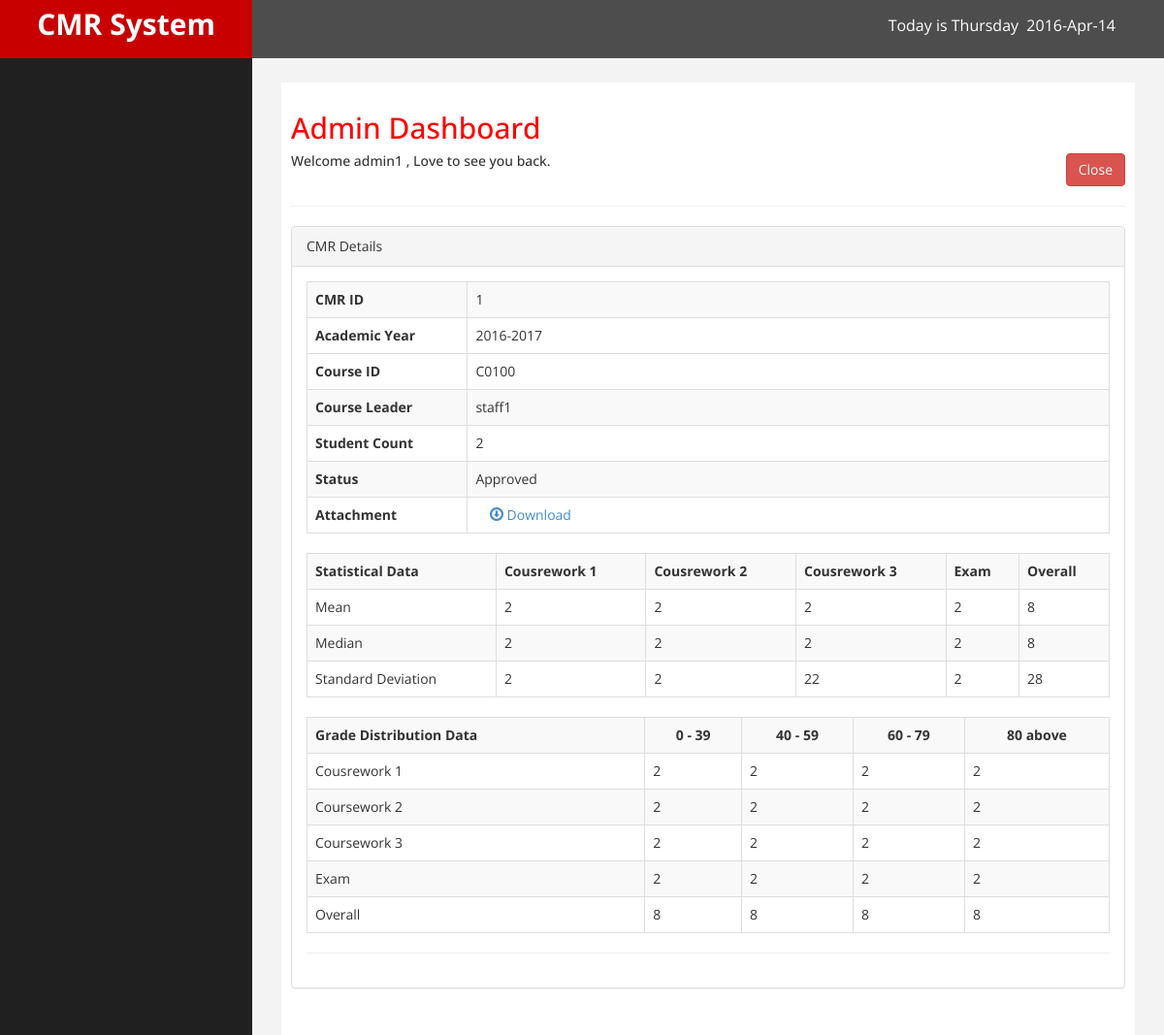
/ccmrdetails.php?id=1 (signed in), run on the app's committed database.
### tables this page shows
CREATE TABLE IF NOT EXISTS `cmrtbl` (
  `cmrID` int(11) NOT NULL AUTO_INCREMENT,
  `assignid` int(50) DEFAULT NULL,
  `studentcount` int(11) NOT NULL,
  `status` varchar(50) NOT NULL DEFAULT 'CREATED',
  `approvedate` date DEFAULT NULL,
  `duedate` date DEFAULT NULL,
  `meancw1` decimal(11,0) NOT NULL,
  `meancw2` decimal(11,0) NOT NULL,
  `meancw3` decimal(11,0) NOT NULL,
  `meanexam` decimal(11,0) NOT NULL,
  `mediancw1` decimal(11,0) NOT NULL,
  `mediancw2` decimal(11,0) NOT NULL,
  `mediancw3` decimal(11,0) NOT NULL,
  `medianexam` decimal(11,0) NOT NULL,
  `sdcw1` decimal(11,0) NOT NULL,
  `sdcw2` decimal(11,0) NOT NULL,
  `sdcw3` decimal(11,0) NOT NULL,
  `sdexam` decimal(11,0) NOT NULL,
  `cw1039` decimal(11,0) NOT NULL,
  `cw14059` decimal(11,0) NOT NULL,
  `cw16079` decimal(11,0) NOT NULL,
  `cw180above` decimal(11,0) NOT NULL,
  `cw2039` decimal(11,0) NOT NULL,
  `cw24059` decimal(11,0) NOT NULL,
  `cw26079` decimal(11,0) NOT NULL,
  `cw280above` decimal(11,0) NOT NULL,
  `cw3039` decimal(11,0) NOT NULL,
  `cw34059` decimal(11,0) NOT NULL,
  `cw36079` decimal(11,0) NOT NULL,
  `cw380above` decimal(11,0) NOT NULL,
  `exam039` decimal(11,0) NOT NULL,
  `exam4059` decimal(11,0) NOT NULL,
  `exam6079` decimal(11,0) NOT NULL,
  `exam80above` decimal(11,0) NOT NULL,
  `filename` varchar(250) NOT NULL,
  `path` varchar(250) NOT NULL,
  `size` int(11) NOT NULL,
  PRIMARY KEY (`cmrID`),
  KEY `assign_fk` (`assignid`)
);

CREATE TABLE IF NOT EXISTS `academicyear` (
  `acyearID` int(11) NOT NULL AUTO_INCREMENT,
  `Year` varchar(50) NOT NULL,
  PRIMARY KEY (`acyearID`)
);

CREATE TABLE IF NOT EXISTS `assigntbl` (
  `assignid` int(11) NOT NULL AUTO_INCREMENT,
  `courseid` varchar(50) DEFAULT NULL,
  `academicyear` varchar(50) NOT NULL,
  `courseleader` int(50) DEFAULT NULL,
  `coursemoderator` int(50) DEFAULT NULL,
  PRIMARY KEY (`assignid`),
  KEY `course_fka` (`courseid`),
  KEY `userfk_cl` (`courseleader`),
  KEY `userfk_cm` (`coursemoderator`),
  KEY `academicyear` (`academicyear`)
);

CREATE TABLE IF NOT EXISTS `userstbl` (
  `userid` int(11) NOT NULL AUTO_INCREMENT,
  `username` varchar(100) NOT NULL,
  `password` varchar(100) NOT NULL,
  `roleid` int(100) NOT NULL,
  `email` varchar(225) NOT NULL,
  `id` int(11) NOT NULL,
  PRIMARY KEY (`userid`),
  UNIQUE KEY `username` (`username`),
  UNIQUE KEY `email` (`email`),
  KEY `fk_roleid` (`roleid`)
);

### ccmrdetails.php (the view, shortened to what this page needs)
<?php
	include("connect.php");
?>
<!DOCTYPE html>
<html xmlns="http://www.w3.org/1999/xhtml">
<head>
    <link href="assets/css/bootstrap.css" rel="stylesheet" />
    <link href="assets/css/font-awesome.css" rel="stylesheet" />
    <link href="assets/js/morris/morris-0.4.3.min.css" rel="stylesheet" />
    <link href="assets/css/custom.css" rel="stylesheet" />
</head>
<body>
    <div id="wrapper">
        <nav class="navbar navbar-default navbar-cls-top " role="navigation" style="margin-bottom: 0">
            <div class="navbar-header">
                <a class="navbar-brand" href="index.html">CMR System</a>
            </div>
  <div style="color: white; padding: 15px 50px 5px 50px;float: right;font-size: 16px;"><?php
echo "Today is " . date("l"); echo "&nbsp;&nbsp;". date("Y-M-d") ;
?></div>
        </nav>
        <div id="page-wrapper" >
            <div id="page-inner">
                <div class="row">
                    <div class="col-md-12">
                     <h2>Admin Dashboard</h2>
                        <h5>Welcome <?php echo $_SESSION['sess_username'];?> , Love to see you back. <a style="float:right"class="btn btn-danger" onclick="window.close()">Close</a></h5>
                    </div>
                </div>
                  <hr />
            <div class="row">
                <div class="col-md-12 col-sm-6" id="updatecoursediv" >
                    <div class="panel panel-default">
                        <div class="panel-heading"> CMR Details </div>
                        <div class="panel-body">
						<?php
							$cmr_id = $_GET['id'];
							$query = "select c.cmrid,c.studentcount,c.status,sum(c.meancw1+c.meancw2+c.meancw3+c.meanexam) as mnoverall,sum(c.mediancw1+c.mediancw2+c.mediancw3+c.medianexam) as mdoverall,sum(c.sdcw1+c.sdcw2+c.sdcw3+c.sdexam) as sdoverall,sum(c.cw1039+c.cw2039+c.cw3039+c.exam039) as overall039,sum(c.cw14059+c.cw24059+c.cw34059+c.exam4059) as overall4059,sum(c.cw16079+c.cw26079+c.cw36079+c.exam6079) as overall6079,sum(cw180above+cw280above+cw380above+exam80above) as overall80above,c.meancw1,c.meancw2,c.meancw3,c.meanexam,c.mediancw1,c.mediancw2,c.mediancw3,c.medianexam,c.sdcw1,c.sdcw2,c.sdcw3,c.sdexam,c.cw1039,c.cw14059,c.cw16079,c.cw180above,c.cw2039,c.cw24059,c.cw26079,c.cw280above,c.cw3039,c.cw34059,c.cw36079,c.cw380above,c.exam039,c.exam4059,c.exam6079,c.exam80above,c.filename,y.year,a.courseid,u.username from cmrtbl c,academicyear y, assigntbl a,userstbl u WHERE c.cmrid='$cmr_id' and c.assignid=a.assignid and a.courseleader = u.userid and y.acyearid=a.academicyear";
							$result = mysqli_query($conn, $query);
							$row = mysqli_fetch_assoc($result);
						?>
                                <div class="tab-pane fade in" id="">
								<table class='table table-striped table-bordered table-hover'>
                                  <tr>
								  <td width="20%"><strong>CMR ID &nbsp;</strong></td>
								  <td colspan="2"><?php echo $row['cmrid']; ?> <br></td>
								  </tr>
								  <tr>
								  <td><strong>Academic Year &nbsp;</strong></td>
								  <td><?php echo $row['year']; ?><br></td>
								  </tr>
								  <tr>
								  <tr>
								  <td width="20%"><strong>Course ID &nbsp;</strong></td>
								  <td colspan="2"><?php echo $row['courseid']; ?> <br></td>
								  </tr>
								  <tr>
								  <td><strong>Course Leader &nbsp;</strong></td>
                                  <td><?php echo $row['username']; ?><br></td>
								  </tr>
								  <tr>
								  <td><strong>Student Count &nbsp;</strong></td>
                                  <td><?php echo $row['studentcount']; ?><br></td>
								  </tr>
								  <tr>
								  <td><strong>Status &nbsp;</strong></td>
                                  <td><?php echo $row['status']; ?><br></td>
								  </tr>
								  <td><strong>Attachment &nbsp;</strong></td>
                                  <td><?php echo $row['path']; ?>&nbsp;&nbsp;&nbsp;&nbsp;<a href="download.php?id=<?php echo $cmr_id;?>"><span class='glyphicon glyphicon-download'></span> Download</a><br></td>
								  </tr>
							</table>
						<table class="table table-striped table-bordered table-hover">
									<tr>
									<th>Statistical Data</th>
									<th>Cousrework 1</th>
									<th>Cousrework 2</th>
									<th>Cousrework 3</th>
									<th>Exam</th>
									<th>Overall</th>
									</tr>
									<tr>
									<td>Mean</td>
									<td><?php echo $row['meancw1']; ?></td>
									<td><?php echo $row['meancw2']; ?></td>
									<td><?php echo $row['meancw3']; ?></td>
									<td><?php echo $row['meanexam']; ?></td>
									<td><?php echo $row['mnoverall']; ?></td>
									</tr>
									<tr>
									<td>Median</td>
									<td><?php echo $row['mediancw1']; ?></td>
									<td><?php echo $row['mediancw2']; ?></td>
									<td><?php echo $row['mediancw3']; ?></td>
									<td><?php echo $row['medianexam']; ?></td>
									<td><?php echo $row['mdoverall']; ?></td>
									</tr>
									<tr>
									<td>Standard Deviation</td>
									<td><?php echo $row['sdcw1']; ?></td>
									<td><?php echo $row['sdcw2']; ?></td>
									<td><?php echo $row['sdcw3']; ?></td>
									<td><?php echo $row['sdexam']; ?></td>
									<td><?php echo $row['sdoverall']; ?></td>
									</tr>
									</table>
									<table class="table table-striped table-bordered table-hover">
									<th>Grade Distribution Data</th>
									<th style="text-align:center">0 - 39</th>
									<th style="text-align:center">40 - 59</th>
									<th style="text-align:center">60 - 79</th>
									<th style="text-align:center">80 above</th>
									<tr>
									<td>Cousrework 1</td>
									<td><?php echo $row['cw1039']; ?></td>
									<td><?php echo $row['cw14059']; ?></td>
									<td><?php echo $row['cw16079']; ?></td>
									<td><?php echo $row['cw180above']; ?></td>
									</tr>
									<tr>
									<td>Coursework 2</td>
									<td><?php echo $row['cw2039']; ?></td>
									<td><?php echo $row['cw24059']; ?></td>
									<td><?php echo $row['cw26079']; ?></td>
									<td><?php echo $row['cw280above']; ?></td>
									</tr>
									<tr>
									<td>Coursework 3</td>
									<td><?php echo $row['cw3039']; ?></td>
									<td><?php echo $row['cw34059']; ?></td>
									<td><?php echo $row['cw36079']; ?></td>
									<td><?php echo $row['cw380above']; ?></td>
									</tr>
									<tr>
									<td>Exam</td>
									<td><?php echo $row['exam039']; ?></td>
									<td><?php echo $row['exam4059']; ?></td>
									<td><?php echo $row['exam6079']; ?></td>
									<td><?php echo $row['exam80above'];?></td>
									</tr>
									<tr>
									<td>Overall</td>
									<td><?php echo $row['overall039']; ?></td>
									<td><?php echo $row['overall4059']; ?></td>
									<td><?php echo $row['overall6079']; ?></td>
									<td><?php echo $row['overall80above'];?></td>
									</tr>
									</table>
						<hr></hr>
                                </div>
                        </div>
                    </div>
                </div>
				</div>
                </div>
			</div>
            </div>
</body>
</html>

### assets/css/custom.css (style rules this page uses)
body { font-family: 'Open Sans', sans-serif; }
#wrapper { width: 100%; background:#202020; }
#page-wrapper { padding: 15px 15px; min-height: 600px; background:#F3F3F3; }
#page-inner { width:100%; margin:10px 20px 10px 0px; background-color:#fff!important; padding:10px; min-height:1200px; }
h2 { color: #f00; }
.navbar-cls-top .navbar-brand { color: #fff; background: #C90000; width: 260px; text-align: center; height: 60px; font-size: 30px; font-weight: 700; }
.navbar-cls-top { background:#4D4D4D; border-bottom:none; }
.navbar-default { border:0px solid black; }
.navbar-header { background: #A70303; }
@media (min-width:768px) { #page-wrapper { margin: 0 0 0 260px; padding: 15px 30px; min-height: 1200px; } }
@media (min-width:768px) { .navbar { border-radius: 0px; } }

### data on the page
cmrtbl: cmrID "1", academicyear.Year "2016-2017", assignid.courseid "C0100", userstbl.username "staff1", studentcount "2", status "Approved", meancw1 "2", meancw2 "2", meancw3 "2", meanexam "2", mediancw1 "2", mediancw2 "2", mediancw3 "2", medianexam "2", sdcw1 "2", sdcw2 "2", sdcw3 "22", sdexam "2", cw1039 "2", cw14059 "2", cw16079 "2", cw180above "2", cw2039 "2", cw24059 "2", cw26079 "2", cw280above "2", cw3039 "2", cw34059 "2", cw36079 "2", cw380above "2", exam039 "2", exam4059 "2", exam6079 "2", exam80above "2"

### other printed values
$_SESSION['sess_username'] "admin1"
$row['mnoverall'] "8"
$row['mdoverall'] "8"
$row['sdoverall'] "28"
$row['overall039'] "8"
$row['overall4059'] "8"
$row['overall6079'] "8"
$row['overall80above'] "8"
